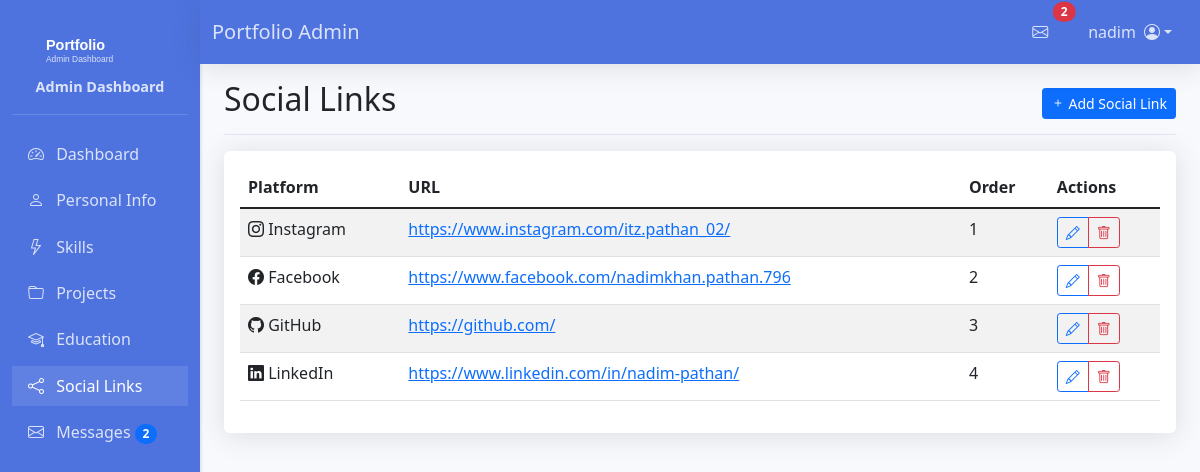
Screenshot of /dashboard/social-links/ (signed in) with the database file from the repository.
### portfolio/models.py (models this page shows, shortened)
class SocialLink(models.Model):
    PLATFORM_CHOICES = [
        ('facebook', 'Facebook'),
        ('instagram', 'Instagram'),
        ('linkedin', 'LinkedIn'),
        ('github', 'GitHub'),
        ('twitter', 'Twitter'),
    ]
    platform = models.CharField(max_length=20, choices=PLATFORM_CHOICES)
    url = models.URLField()
    order = models.IntegerField(default=0)
    class Meta:
        ordering = ['order']

### portfolio/views.py (the view)
# urls.py: path('dashboard/social-links/', views.social_link_list, name='social_link_list'),
@login_required
def social_link_list(request):
    social_links = SocialLink.objects.all()
    return render(request, 'portfolio/admin/social_link_list.html', {'social_links': social_links})

### portfolio/context_processors.py (called while the page is built)
def unread_messages(request):
    if request.user.is_authenticated:
        unread_count = ContactMessage.objects.filter(is_read=False).count()
        recent_unread_messages = ContactMessage.objects.filter(is_read=False).order_by('-created_at')[:5]
        return {
            'unread_count': unread_count,
            'recent_messages': recent_unread_messages
        }
    return {
        'unread_count': 0,
        'recent_messages': []
    }

### portfolio/templates/portfolio/admin/social_link_list.html (shortened to what this page needs)
{% extends 'portfolio/admin/base_admin.html' %}
{% block page_title %}Social Links{% endblock %}
{% block page_actions %}
<div class="btn-toolbar mb-2 mb-md-0">
    <a href="{% url 'portfolio:social_link_add' %}" class="btn btn-sm btn-primary">
        <i class="bi bi-plus"></i> Add Social Link
    </a>
</div>
{% endblock %}
{% block admin_content %}
<div class="card">
    <div class="card-body">
        {% if social_links %}
        <div class="table-responsive">
            <table class="table table-striped table-hover">
                <thead>
                    <tr>
                        <th>Platform</th>
                        <th>URL</th>
                        <th>Order</th>
                        <th>Actions</th>
                    </tr>
                </thead>
                <tbody>
                    {% for link in social_links %}
                    <tr>
                        <td>
                            <i class="bi bi-{{ link.platform|lower }}"></i>
                            {{ link.get_platform_display }}
                        </td>
                        <td>
                            <a href="{{ link.url }}" target="_blank">{{ link.url }}</a>
                        </td>
                        <td>{{ link.order }}</td>
                        <td>
                            <div class="btn-group" role="group">
                                <a href="{% url 'portfolio:social_link_edit' link.pk %}"
                                   class="btn btn-sm btn-outline-primary">
                                    <i class="bi bi-pencil"></i>
                                </a>
                                <button type="button"
                                        class="btn btn-sm btn-outline-danger"
                                        data-bs-toggle="modal"
                                        data-bs-target="#deleteModal{{ link.pk }}">
                                    <i class="bi bi-trash"></i>
                                </button>
                            </div>
                        </td>
                    </tr>
                    {% endfor %}
                </tbody>
            </table>
        </div>
        {% else %}
        <p class="text-center my-5">No social links added yet. Click the "Add Social Link" button to create one.</p>
        {% endif %}
    </div>
</div>
{% endblock %}

### portfolio/templates/portfolio/admin/base_admin.html (shortened to what this page needs)
{% load static %}
<!DOCTYPE html>
<html lang="en">
<head>
    <link href="https://cdn.jsdelivr.net/npm/bootstrap@5.1.3/dist/css/bootstrap.min.css" rel="stylesheet">
    <link href="https://cdn.jsdelivr.net/npm/bootstrap-icons@1.8.1/font/bootstrap-icons.css" rel="stylesheet">
</head>
<body>
    {% if user.is_authenticated and request.path|slice:":10" == '/dashboard' %}
    <nav class="navbar navbar-expand-lg navbar-light bg-white fixed-top">
        <div class="container-fluid">
            <a class="navbar-brand mx-auto mx-md-0" href="{% url 'portfolio:admin_dashboard' %}">
                Portfolio Admin
            </a>
            <div class="d-flex align-items-center order-lg-2">
                {% if user.is_authenticated %}
                <div class="nav-item dropdown me-2">
                    <a class="nav-link position-relative" href="#" id="messagesDropdown" role="button" data-bs-toggle="dropdown" data-bs-auto-close="outside" aria-expanded="false">
                        <i class="bi bi-envelope"></i>
                        {% if unread_count > 0 %}
                            <span class="position-absolute top-0 start-100 translate-middle badge rounded-pill bg-danger">
                                {{ unread_count }}
                            </span>
                        {% endif %}
                    </a>
                </div>
                <div class="nav-item dropdown">
                    <a class="nav-link dropdown-toggle d-flex align-items-center" href="#" role="button" id="userDropdown" data-bs-toggle="dropdown" aria-expanded="false">
                        <span class="d-none d-lg-inline me-2">{{ request.user.username }}</span>
                        <i class="bi bi-person-circle"></i>
                    </a>
                </div>
                {% endif %}
            </div>
        </div>
    </nav>
    {% endif %}
{% block content %}
{% if user.is_authenticated %}
<div class="container-fluid">
    <div class="row">
        <nav id="sidebar" class="col-md-3 col-lg-2 d-md-block sidebar">
            <div class="position-sticky pt-3">
                <div class="sidebar-brand">
                    <img src="{% static 'portfolio/img/logo.svg' %}" alt="Portfolio Logo">
                    <span class="sidebar-brand-text">Admin Dashboard</span>
                </div>
                <ul class="nav flex-column">
                    <li class="nav-item">
                        <a class="nav-link {% if request.resolver_match.url_name == 'admin_dashboard' %}active{% endif %}"
                           href="{% url 'portfolio:admin_dashboard' %}">
                            <i class="bi bi-speedometer2"></i> Dashboard
                        </a>
                    </li>
                    <li class="nav-item">
                        <a class="nav-link {% if 'personal-info' in request.path %}active{% endif %}"
                           href="{% url 'portfolio:personal_info_edit' %}">
                            <i class="bi bi-person"></i> Personal Info
                        </a>
                    </li>
                    <li class="nav-item">
                        <a class="nav-link {% if 'skills' in request.path %}active{% endif %}"
                           href="{% url 'portfolio:skill_list' %}">
                            <i class="bi bi-lightning"></i> Skills
                        </a>
                    </li>
                    <li class="nav-item">
                        <a class="nav-link {% if 'projects' in request.path %}active{% endif %}"
                           href="{% url 'portfolio:project_list' %}">
                            <i class="bi bi-folder"></i> Projects
                        </a>
                    </li>
                    <li class="nav-item">
                        <a class="nav-link {% if 'education' in request.path %}active{% endif %}"
                           href="{% url 'portfolio:education_list' %}">
                            <i class="bi bi-mortarboard"></i> Education
                        </a>
                    </li>
                    <li class="nav-item">
                        <a class="nav-link {% if 'social-links' in request.path %}active{% endif %}"
                           href="{% url 'portfolio:social_link_list' %}">
                            <i class="bi bi-share"></i> Social Links
                        </a>
                    </li>
                    <li class="nav-item">
                        <a class="nav-link {% if request.resolver_match.url_name == 'message_list' %}active{% endif %}"
                           href="{% url 'portfolio:message_list' %}">
                            <i class="bi bi-envelope"></i>
                            Messages
                            {% if unread_count > 0 %}
                            <span class="badge bg-primary rounded-pill">{{ unread_count }}</span>
                            {% endif %}
                        </a>
                    </li>
                </ul>
            </div>
        </nav>
        <main class="col-md-9 ms-sm-auto col-lg-10 px-md-4">
            <div class="d-flex justify-content-between flex-wrap flex-md-nowrap align-items-center pt-3 pb-2 mb-3 border-bottom">
                <h1 class="h2">{% block page_title %}{% endblock %}</h1>
                {% block page_actions %}{% endblock %}
            </div>
            {% block admin_content %}{% endblock %}
        </main>
    </div>
</div>
{% else %}
<div class="container mt-5">
    <div class="alert alert-warning">
        Please <a href="{% url 'login' %}">log in</a> to access the admin dashboard.
    </div>
</div>
{% endif %}
{% endblock %}
</body>
</html>

### rows the page displays
SocialLink: platform "Instagram", url "https://www.instagram.com/itz.pathan_02/", order "1"
SocialLink: platform "Facebook", url "https://www.facebook.com/nadimkhan.pathan.796", order "2"
SocialLink: platform "GitHub", url "https://github.com/", order "3"
SocialLink: platform "LinkedIn", url "https://www.linkedin.com/in/nadim-pathan/", order "4"

### other values shown
{{ unread_count }} "2"
{{ request.user.username }} "nadim"
